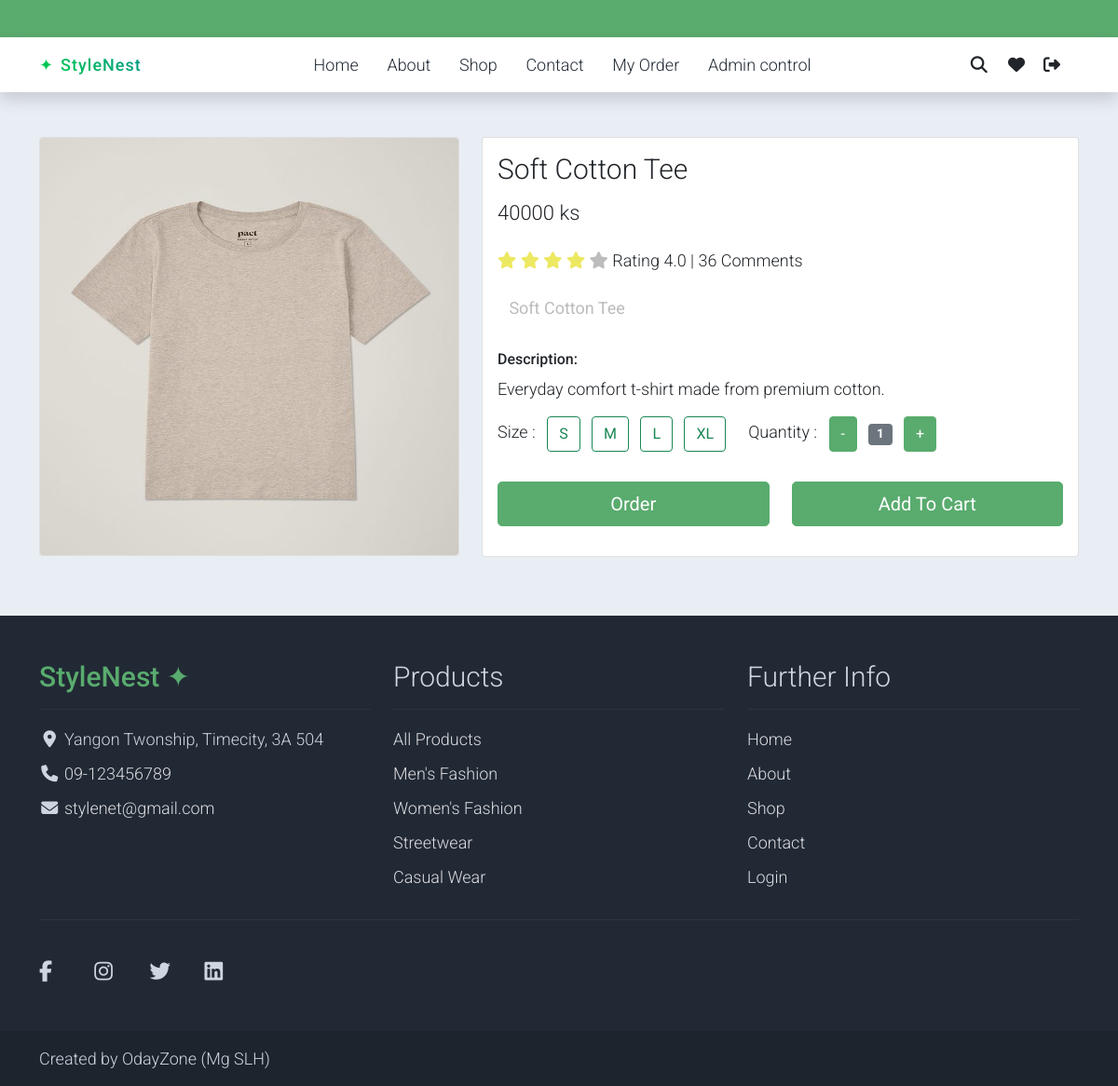
Page /card/list/28/ (signed in) on the earlier database version.
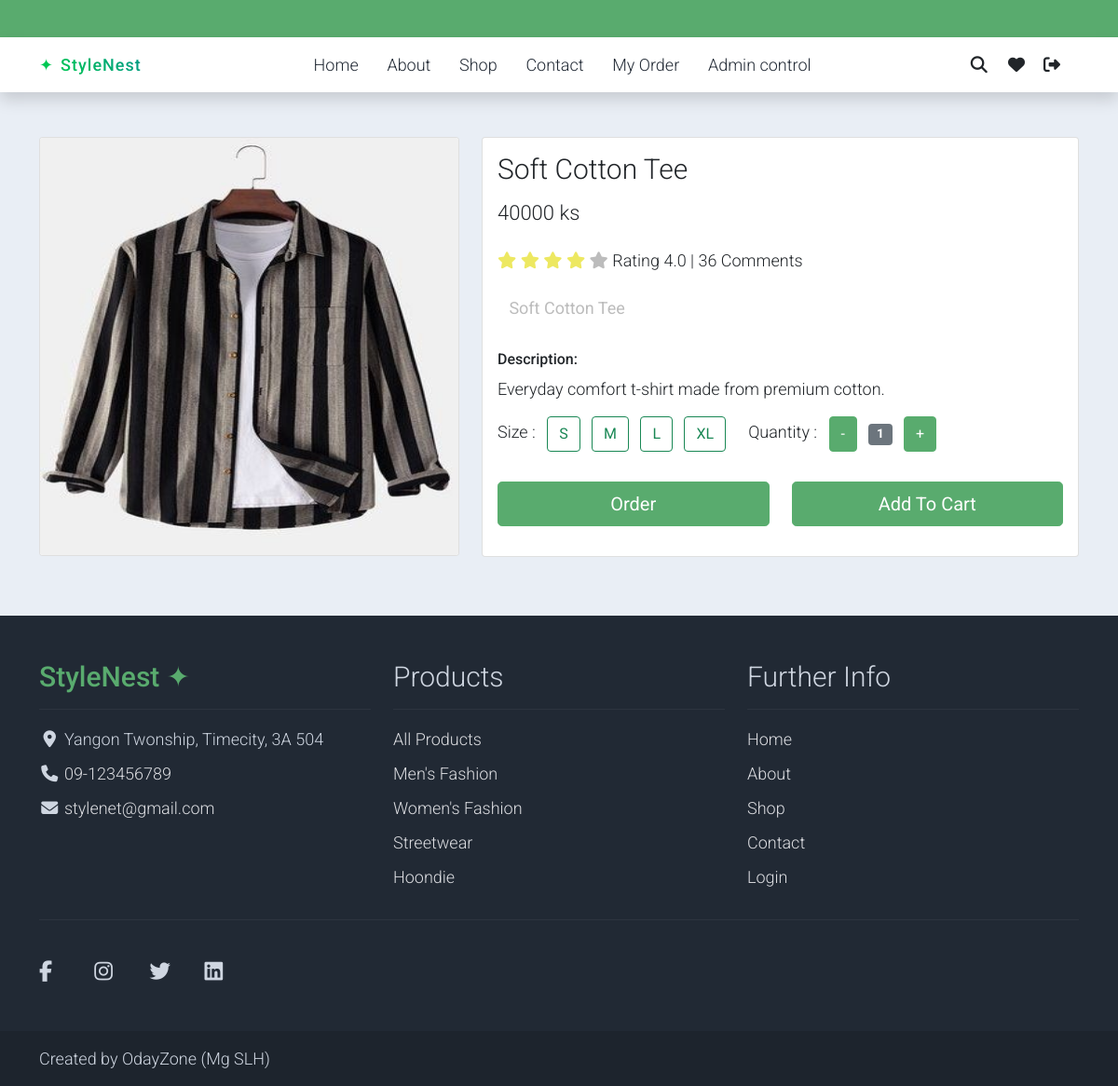
Same page on the later database version.
### Oday/models.py (models this page shows, shortened)
class CardModel(models.Model):
    name = models.CharField(max_length=250)
    size = models.CharField(max_length=10)
    starrating = models.PositiveSmallIntegerField(default=0)
    image = models.ImageField(upload_to='brand/', blank=True, null=True)
    price = models.IntegerField(default=0)
    description = models.TextField()
    is_active = models.BooleanField(default=True)
    category = models.ForeignKey(
        CategoryModel, on_delete=models.SET_NULL, null=True, blank=True
    )
    created_at = models.DateTimeField(auto_now_add=True)
    updated_at = models.DateTimeField(auto_now=True)

class CategoryModel(models.Model):
    name = models.CharField(max_length=200)
    image = models.ImageField(upload_to="main_category", blank=True, null=True)
    is_active = models.BooleanField(default=True)
    created_at = models.DateTimeField(auto_now_add=True)
    updated_at = models.DateTimeField(auto_now=True)
    class Meta:
        verbose_name = "Category"
        verbose_name_plural = "Categories"

### Oday/views.py (the view)
# urls.py: path("card/list/<int:cardpk>/", views.CardList, name="CardList"),
@login_required(login_url="/login/")
def CardList(request, cardpk):
    card = CardModel.objects.get(id=cardpk)
    related_products = CardModel.objects.exclude(id=card.id).order_by("-created_at")[
        :10
    ]
    if request.method == "POST":
        size = request.POST.get("product_size")
        CardModel.objects.create(product=card, size=size, quantity=1)
    return render(
        request,
        "shop-single.html",
        {
            "Card": card,
            "related_products": related_products,
        },
    )

### Oday/context_processors.py (called while the page is built)
def cart_count(request):
    if request.user.is_authenticated:
        count = AddToCardModel.objects.filter(
            user=request.user,
            is_seen=False
        ).count()
    else:
        count = 0
    return {
        "cart_count": count
    }

def categories_processor(request):
    return {
        "categories": CategoryModel.objects.all()
    }

def footer_data(request):
    return {
        "footer": FooterSetting.objects.first(),
        "footer_links": FooterLink.objects.filter(is_active=True),
        "categories": CategoryModel.objects.filter(is_active=True),
    }

### templates/shop-single.html (shortened to what the changed rows need)
{% extends 'components/base.html' %}
{% load static %}
{% block body %}
<body>
    <section class="bg-light">
        <div class="container pb-5">
            <div class="row">
                <div class="col-lg-5 mt-5">
                    {% if Card.image %}
                    <div class="card mb-3">
                        <img class="card-img img-fluid " src="{{ Card.image.url }}" alt="{{ Card.name }}" id="Card.ig" style=" width: 100%; height: 28rem;">
                    </div>
                    {% endif %}
                </div>
                <div class="col-lg-7 mt-5">
                    <div class="card">
                        <div class="card-body">
                            <h1 class="h2">{{ Card.name }}</h1>
                            <p class="h3 py-2">{{ Card.price }} ks</p>
                            <p class="py-2">
                                {% for i in "12345" %}
                                {% if forloop.counter <= Card.starrating %} <i class="text-warning fa fa-star"></i>
                                    {% else %}
                                    <i class="text-muted fa fa-star"></i>
                                    {% endif %}
                                    {% endfor %}
                                    <span class="list-inline-item text-dark">Rating {{ Card.starrating|floatformat:1 }}
                                        | 36 Comments</span>
                            </p>
                            <ul class="list-inline">
                                <li class="list-inline-item">
                                    <p class="text-muted"><strong>{{ Card.name }}</strong></p>
                                </li>
                            </ul>
                            <h6>Description:</h6>
                            <p>{{ Card.description }}</p>
<form action="{% url 'add_to_cart' Card.id %}" method="POST" id="productForm">
                                <div class="row">
                                </div>
                                <div class="row pb-3">
                                </div>
                            </form>
                        </div>
                    </div>
                </div>
            </div>
        </div>
    </section>
</body>
{% endblock %}

### templates/components/footer.html (shortened to what the changed rows need)
<footer class="bg-dark" id="tempaltemo_footer">
    <div class="container">
        <div class="row">
            <div class="col-md-4 pt-5">
                <h2 class="h2 text-success border-bottom pb-3 border-light logo">
                    {% if footer %}
                        {{ footer.brand_name }}
                    {% else %}
                        StyleNest ✦
                    {% endif %}
                </h2>
            </div>
            <div class="col-md-4 pt-5">
                <h2 class="h2 text-light border-bottom pb-3 border-light">
                    Products
                </h2>
                <ul class="list-unstyled text-light footer-link-list">
                    {% for cat in categories %}
                    <li>
                        <a class="text-decoration-none"
                           href="{% url 'shop' %}?category={{ cat.name|urlencode }}">
                            {{ cat.name }}
                        </a>
                    </li>
                    {% endfor %}
                </ul>
            </div>
            <div class="col-md-4 pt-5">
                <h2 class="h2 text-light border-bottom pb-3 border-light">
                    Further Info
                </h2>
            </div>
        </div>
    </div>
</footer>

Differences in the rows shown:
changed CardModel "Soft Cotton Tee": image: a different picture
changed CategoryModel: name "Casual Wear" → "Hoondie"
